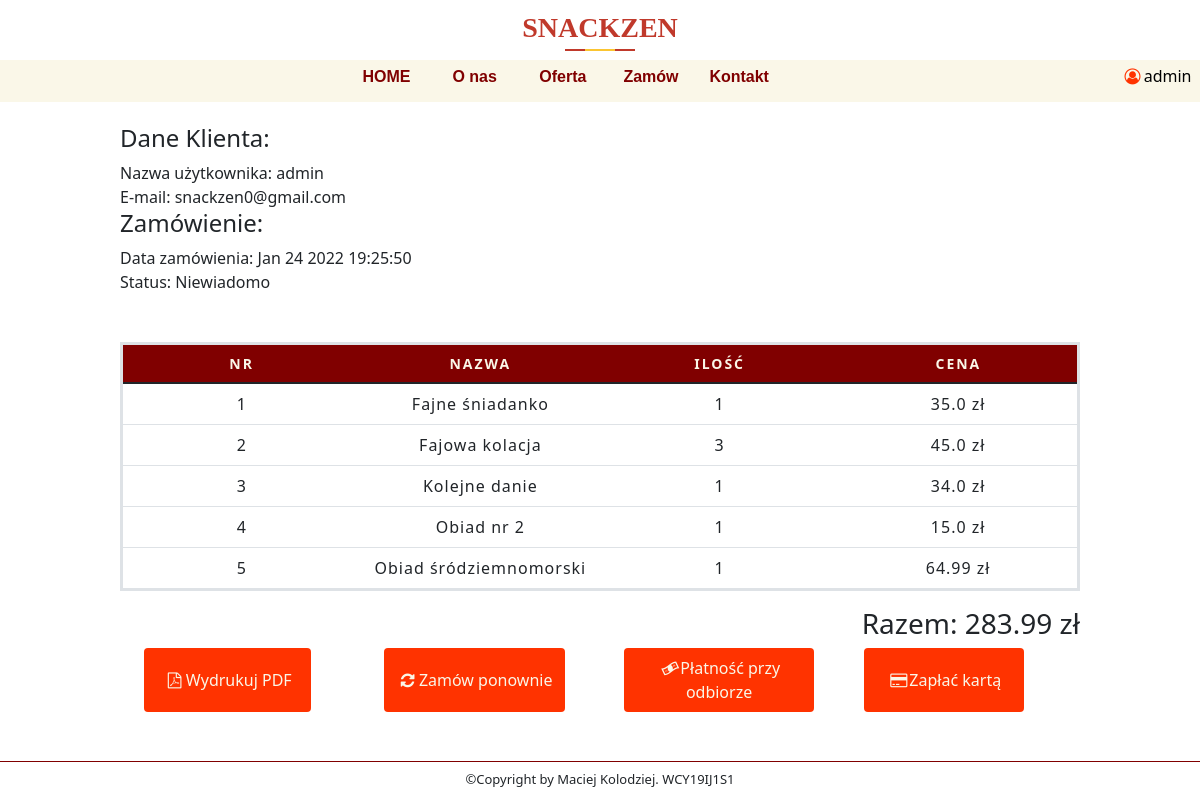
Before: /orders/5dfa743cd9 (signed in) with the older database file.
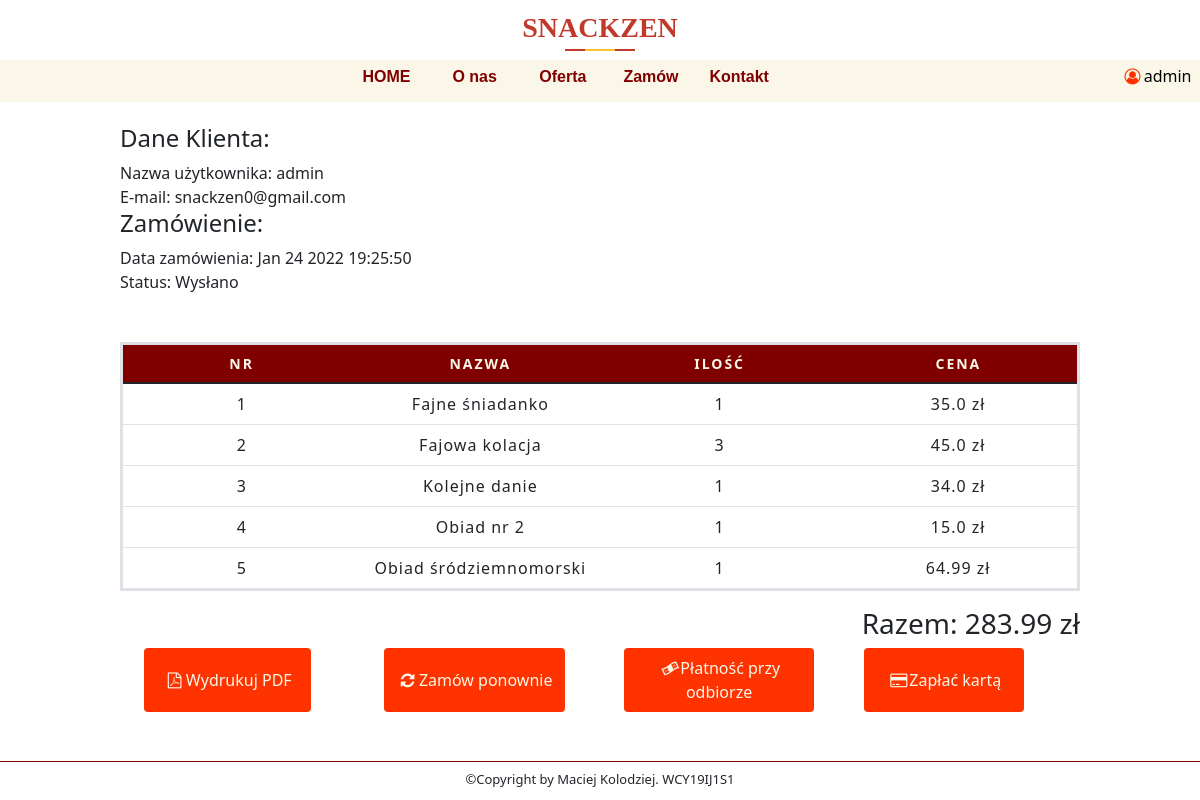
After: the same page with the newer database file.
### Restaurant/models.py (models this page shows, shortened)
class CustomerOrder(db.Model):
    id = db.Column(db.Integer, primary_key=True)
    invoice = db.Column(db.String(20), unique=True, nullable=False)
    status = db.Column(db.String(20), default='Niezapłacone', nullable=False)
    customer_id = db.Column(db.String(20), unique=False, nullable=False)
    date_created = db.Column(db.DateTime, default=datetime.utcnow, nullable=False)
    orders = db.Column(JsonEcodedDict)

### Restaurant/routes.py (the view)
@app.route('/orders/<invoice>')
@login_required
def orders(invoice):
    if current_user.is_authenticated:
       total = 0
       customer_id = current_user.id
       customer = User.query.filter_by(id=customer_id).first()
       orders = CustomerOrder.query.filter_by(invoice=invoice).first()
       for _key, product in orders.orders.items():
           total += float(product['price']) * int(product['quantity'])
    else:
        return redirect(url_for('login'))
    return render_template('user-order.html', menu=menu, invoice=invoice, total=str(total), customer=customer, orders=orders)

### Restaurant/models.py (called while the page is built)
@login_manager.user_loader
def load_user(user_id):
    return User.query.get(int(user_id))

    def process_result_value(self, value, dialect):
        if value is None:
            return {}
        else:
            return json.loads(value)

### Restaurant/templates/user-order.html (shortened to what this page needs)
{% extends "layout.html" %}
{% block content %}
    <div style="background-color: white" id="information-box">
        <div class="information-box-content3">
                <h4>Dane Klienta: </h4>
                Nazwa użytkownika: {{ customer.username }} <br>
                E-mail: {{ customer.email }} <br>
                <h4>Zamówienie: </h4>
                Data zamówienia: {{ orders.date_created.strftime("%b %d %Y %H:%M:%S") }} <br>
                Status: {{ orders.status }} <br>
                <br>
                <br>
                    <table class="table">
                    <thead>
                        <th class="text-center">Nr</th>
                        <th class="text-center">Nazwa</th>
                        <th class="text-center">Ilość</th>
                        <th class="text-center">Cena</th>
                    </thead>
                    <tbody>
                        {% for key, product in orders.orders.items() %}
                            <tr>
                                <td>{{ loop.index }}</td>
                                <td>{{ product.name }}</td>
                                <td>{{ product.quantity }}</td>
                                <td>{{ product.price }} zł</td>
                            </tr>
                        {% endfor %}
                    </tbody>
                </table>
                <h3 style ="text-align: right">Razem: {{ total }} zł</h3>
                <div class="buttons">
                    <form class="form-btn" action="{{url_for('get_pdf', invoice=invoice)}}" method="POST">
                        <button class="btn" type='submit'><i class="icon-pdf"></i>Wydrukuj PDF</button>
                    </form>
                    <form class="form-btn" action="{{url_for('order_again', invoice=invoice)}}" method="POST">
                        <button class="btn" type='submit'><i class="icon-update"></i>Zamów ponownie</button>
                    </form>
                    {% if orders.status =='Niezapłacone' and current_user.id|int != orders.customer_id|int %}
                    {% else %}
                    <form class="form-btn" action="{{url_for('payment_delivery')}}" method="POST">
                        <button class="btn" type='submit'><i class="icon-cash"></i>Płatność przy odbiorze</button>
                    </form>
                    <form class="form-btn" action="{{url_for('payment')}}" method="POST">
                        {% set amount =  total.replace('.','') %}
                        {% set amount =  amount + '0' %}
                     <button type="submit" class="btn"><i class="icon-card"></i>Zapłać kartą</button>
                  </form>
                  </div>
                {% endif %}
        </div>
    </div>
{% endblock %}

Changed rows visible on the page:
changed CustomerOrder: status "Niewiadomo" → "Wysłano"
